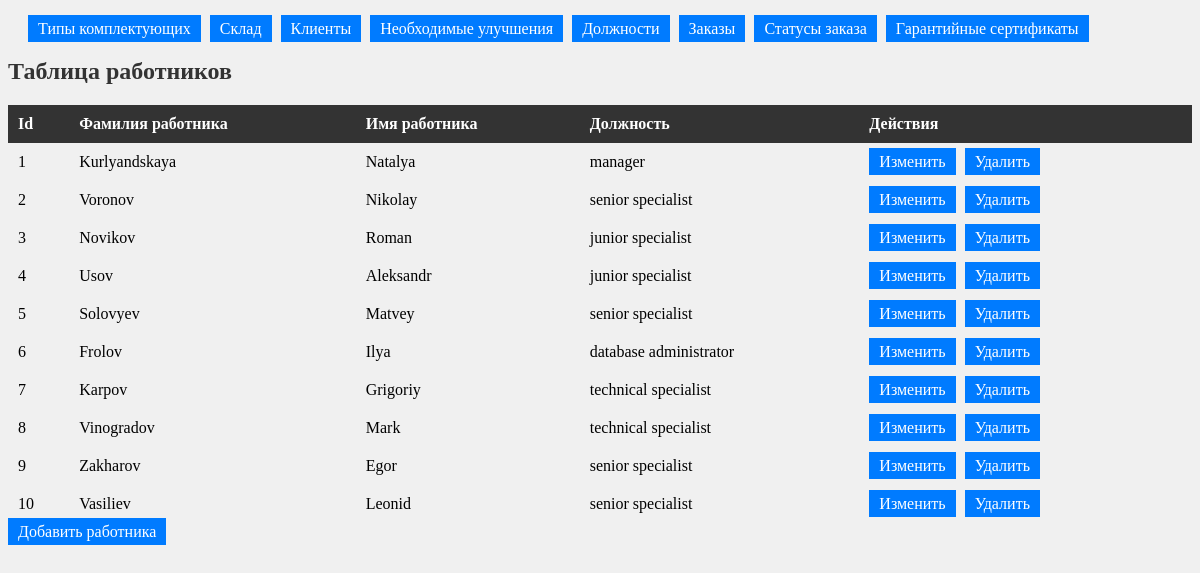
The page /server/php/tables/index_employee.php on the database its author committed.
### tables this page shows
create table IF NOT EXISTS employee (
  id_employee int AUTO_INCREMENT,
  last_name varchar (50) NOT NULL,
  name varchar (50) NOT NULL,
  id_position int NOT NULL,
  PRIMARY KEY (id_employee),
  FOREIGN KEY (id_position) REFERENCES position (id_position) ON DELETE CASCADE ON UPDATE CASCADE
);

create table IF NOT EXISTS position (
  id_position int AUTO_INCREMENT,
  position varchar (60) NOT NULL,
  PRIMARY KEY (id_position)
);

### server/php/tables/index_employee.php (the view, shortened to what this page needs)
<!DOCTYPE html>
<html lang="en">
<head>
    <link rel="stylesheet" href="../styles/styles.css">
</head>
<body>
    <div class="container">
        <div class="buttons">
            <a class='button' href="index_type.php">Типы комплектующих</a>
            <a class='button' href="index_stock.php">Склад</a>
            <a class='button' href="index_client.php">Клиенты</a>
            <a class='button' href="index_improve.php">Необходимые улучшения</a>
            <a class='button' href="index_position.php">Должности</a>
            <a class='button' href="index.php">Заказы</a>
            <a class='button' href="index_order_status.php">Статусы заказа</a>
            <a class='button' href="index_warranty.php">Гарантийные сертификаты</a>
        </div>
        <h1>Таблица работников</h1>
        <table>
            <thead>
                <tr>
                    <th>Id</th>
                    <th>Фамилия работника</th>
                    <th>Имя работника</th>
                    <th>Должность</th>
                    <th>Действия</th>
                </tr>
            </thead>
            <tbody>
                <?php
                    include("../config.php");
                    $result = mysqli_query($conn, "SELECT * FROM employee");
                    while($row = mysqli_fetch_array($result)){
                        $position = $conn->query("SELECT position FROM position WHERE position.id_position = $row[id_position]");
                        $position_temp = mysqli_fetch_array($position);
                        echo "<tr>
                                <td>{$row['id_employee']}</td>
                                <td>{$row['last_name']}</td>
                                <td>{$row['name']}</td>
                                <td>{$position_temp['position']}</td>
                                <td>
                                    <a class='button' href='../update/update_employee.php?id={$row['id_employee']}'>Изменить</a>
                                    <a class='button' href='../delete/delete_employee.php?id={$row['id_employee']}'>Удалить</a>
                                </td>
                            </tr>";
                    }
                ?>
            </tbody>
        </table>
    </div>
    <a class='button' href="../create/add_employee.php">Добавить работника</a>
</body>
</html>

### server/php/styles/styles.css (style rules this page uses)
div.buttons { margin: 20px; }
h1 { color: #333; font-size: 24px; }
table { width: 100%; border-collapse: collapse; margin-top: 20px; }
thead tr { background-color: #333; color: #fff; }
td, th { padding: 10px; text-align: left; }
.button { padding: 5px 10px; background-color: #007bff; color: #fff; text-decoration: none; border: none; margin-right: 5px; }

### rows shown on the page
employee: id_employee "1", last_name "Kurlyandskaya", name "Natalya", id_position.position "manager"
employee: id_employee "2", last_name "Voronov", name "Nikolay", id_position.position "senior specialist"
employee: id_employee "3", last_name "Novikov", name "Roman", id_position.position "junior specialist"
employee: id_employee "4", last_name "Usov", name "Aleksandr", id_position.position "junior specialist"
employee: id_employee "5", last_name "Solovyev", name "Matvey", id_position.position "senior specialist"
employee: id_employee "6", last_name "Frolov", name "Ilya", id_position.position "database administrator"
employee: id_employee "7", last_name "Karpov", name "Grigoriy", id_position.position "technical specialist"
employee: id_employee "8", last_name "Vinogradov", name "Mark", id_position.position "technical specialist"
employee: id_employee "9", last_name "Zakharov", name "Egor", id_position.position "senior specialist"
employee: id_employee "10", last_name "Vasiliev", name "Leonid", id_position.position "senior specialist"
